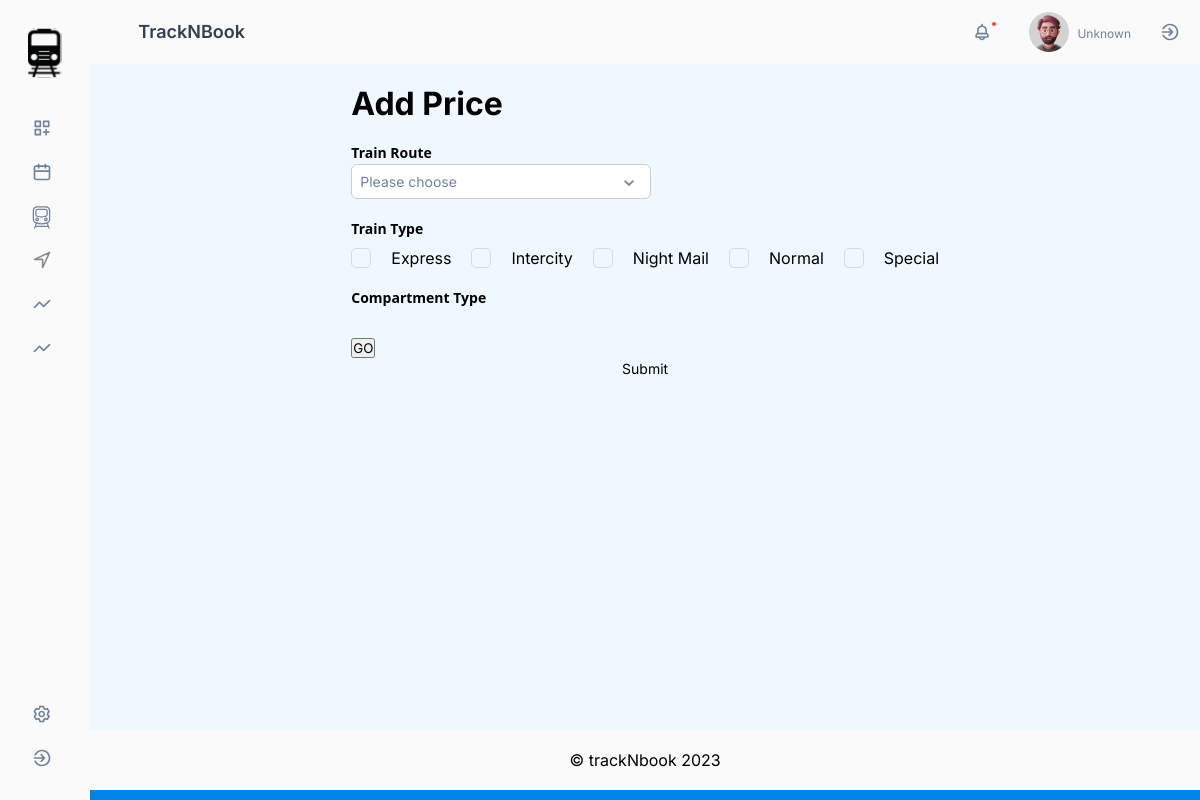
The page /public/fare/add (signed in) on the database its author committed.
### tables this page shows
CREATE TABLE `tbl_train_type` (
  `train_type_id` int(11) NOT NULL,
  `train_type` varchar(20) NOT NULL
);

### private/controllers/Fare.php (called while the page is built, shortened)
<?php
class Fare extends Controller
{
    function index($id = '')
    {
        $route = new Routes();
        $data['routes'] = $route->getRoute();
        $train_type = new TrainTypes();
        $data['train_types'] = $train_type->findAll();
        $compartment_type = new CompartmentTypes();
        $data['compartment_types'] = $compartment_type->findAll();
        $this->view('add.fare', $data);
    }
}

### private/core/app.php (called while the page is built, shortened)
<?php
class App
{
    protected $method = 'index';
    public function __construct()
    {
        $URL = $this->getURL();
        if (file_exists("../private/controllers/" . $URL[0] . ".php" )) {
            unset( $URL[0]);
        }
        $this->controller = new $this->controller();
        $URL = array_values($URL);
        $this->params = $URL;
        call_user_func_array(array($this->controller,$this->method), $this->params);
    }
    private function getURL()
    {
        $url = isset($_GET['url']) ? $_GET['url'] : "home";
        return explode("/",  filter_var(trim($url, "/"), FILTER_SANITIZE_URL));
    }
}
?>

### public/index.php (called while the page is built, shortened)
<?php
$app = new App;
?>

### private/core/database.php (called while the page is built, shortened)
<?php
class Database
{
    protected function connect()
    {
        $string = DBDRIVER . ":host=" . DBHOST . ";dbname=" . DBNAME;
        if (!$con = new PDO($string, DBUSER, DBPASS)) {
            die("database connection faild");
        }
        return $con;
    }
    public function query($query, $data = array(), $data_type = "object")
    {
        try{
            $con = $this->connect();
            $stm = $con->prepare($query);
            if ($stm) {
                $check = $stm->execute($data);
                if ($check) {
                    if ($data_type == "object") {
                        $data = $stm->fetchAll(PDO::FETCH_OBJ);
                    } else {
                        $data = $stm->fetchAll(PDO::FETCH_ASSOC);
                    }
                    if (is_array($data) && count($data) > 0) {
                        return $data;
                    }
                }
            }
        } catch(PDOException $e){
            echo $query;
            die($e->getMessage());
        }
        return false;
    }
}

### private/core/model.php (called while the page is built, shortened)
<?php
class Model extends Database
{
    public function findAll()
    {
        $query = "select * from $this->table ";
        $data = $this->query($query);
        return $data;
    }
}

### private/views/add.fare.view.php (the view, shortened to what this page needs)
<body>
    <div class="column-left">
        <main style="background-color:#EFF8FF;">
            <div class="container">
                <div class="row">
                    <div class="col-8 center-col table profile">
                        <h1>Add Price</h1>
                        <div class="text-inputs">
                            <div class="input-text-label mt-20">Train Route</div>
                            <div class="width-fill" id="">
                            </div>
                        </div>
                        <div class="">
                            <div class="input-text-label mt-20">Train Type</div>
                            <div class="d-flex .flex-row g-20 mt-10" id="trainType">
                                <?php foreach ($data['train_types'] as $key => $value) : ?>
                                    <input type="checkbox" class="checkbox" name="train_type[]" value="<?= $value->train_type_id ?>" id="">
                                    <label for=""><?= $value->train_type ?></label>
                                <?php endforeach; ?>
                            </div>
                        </div>
                        <div class="">
                            <div class="input-text-label mt-20">Compartment Type</div>
                        </div>
                        <div class="mt-20">
                            <button class="btn btn-primary" id="getData">GO</button>
                        </div>
                        <form action="" method="post">
                            <input type="submit" value="Submit" class="btn btn-primary">
                        </form>
                    </div>
                </div>
            </div>
        </main>
    </div>
</body>
</html>

### public/assets/css/styles.css (style rules this page uses)
* { margin: 0; padding: 0; font-family: Inter; }
main { height: -webkit-fill-available; }
:root { --Primary-Blue: #2d68fe; --Primary-Gray: #324054; --Secondary-Gray: #71839b; --Selected-Blue: #cae1ff; --Banner-red: #f00; --Selected-red: #ffd1cf; --White: #fff; --Lightgray: #d3d3d3; --Border-blue: #0085e4; --Background-colour-nav: #fafafae6; --green: #12b76a; --light-green: #bffad7; --dark-green: #027a48; --blue: #0f8eea; --lightgray-font: #646464; }
body { display: flex; min-height: 100vh; }
div.container { padding: 20px; }
.row { display: grid; grid-column: span 12; grid-template-columns: repeat(12, 1fr); }
.col-8 { grid-column: span 8; }
.center-col { justify-self: center; grid-column: 1 / -1; }
div.column-left { display: flex; width: -webkit-fill-available; flex-direction: column; justify-content: space-between; }
.table { max-width: 80%; margin-left: auto; margin-right: auto; }
.text-inputs, .text-inputs * { box-sizing: border-box; }
input { border: none; font-size: 14px; width: -webkit-fill-available; }
.text-inputs { display: flex; flex-direction: column; gap: 2px; align-items: flex-start; justify-content: flex-start; width: -webkit-fill-available; max-width: 300px; position: relative; }
.input-text-label { color: #000000; text-align: left; font: 600 14px "Noto Sans", sans-serif; position: relative; align-self: stretch; }
.checkbox { --primary-color: #1677ff; --secondary-color: #fff; --primary-hover-color: #4096ff; --checkbox-border-color: #d9d9d9; }
.checkbox, .checkbox *, .checkbox *::before, .checkbox *::after { -webkit-box-sizing: border-box; box-sizing: border-box; }
.checkbox { -webkit-appearance: none; -moz-appearance: none; appearance: none; width: 20px; height: 20px; border-radius: 5px; background: var(--white); border: 1px solid var(--checkbox-border-color); -webkit-transition: all 0.3s; -o-transition: all 0.3s; transition: all 0.3s; cursor: pointer; position: relative; }
.checkbox::after { content: ""; position: absolute; top: 0; left: 0; right: 0; bottom: 0; -webkit-box-shadow: 0 0 0 calc(20px / 2.5) var(--Primary-Blue); box-shadow: 0 0 0 calc(20px / 2.5) var(--Primary-Blue); border-radius: inherit; opacity: 0; -webkit-transition: all 0.5s cubic-bezier(0.12, 0.4, 0.29, 1.46); -o-transition: all 0.5s cubic-bezier(0.12, 0.4, 0.29, 1.46); transition: all 0.5s cubic-bezier(0.12, 0.4, 0.29, 1.46); }
.checkbox::before { top: 40%; left: 50%; content: ""; position: absolute; width: 4px; height: 7px; border-right: 2px solid var(--White); border-bottom: 2px solid var(--White); -webkit-transform: translate(-50%, -50%) rotate(45deg) scale(0); -ms-transform: translate(-50%, -50%) rotate(45deg) scale(0); transform: translate(-50%, -50%) rotate(45deg) scale(0); opacity: 0; -webkit-transition: all 0.1s cubic-bezier(0.71, -0.46, 0.88, 0.6), opacity 0.1s; -o-transition: all 0.1s cubic-bezier(0.71, -0.46, 0.88, 0.6), opacity 0.1s; transition: all 0.1s cubic-bezier(0.71, -0.46, 0.88, 0.6), opacity 0.1s; }
.d-flex { display: flex; }

### public/assets/css/ravien.css (style rules this page uses)
.mt-10 { margin-top: 10px; }
.mt-20 { margin-top: 20px; }
.g-20 { gap: 20px; }
.width-fill { width: 100%; }
input[type=submit] { background: transparent; }

### public/assets/css/iflal.css (style rules this page uses)
:root { --textgray: rgba(128, 129, 145, 1); --textdark: rgba(27, 29, 33, 1); --bgwhite-100: rgba(255, 255, 255, 1); --secondary-medium-font-family: "Inter-Medium", Helvetica; --secondary-medium-font-weight: 500; --secondary-medium-font-size: 12px; --secondary-medium-letter-spacing: 0px; --secondary-medium-line-height: 20px; --secondary-medium-font-style: normal; --headline-h4-font-family: "Poppins-Medium", Helvetica; --headline-h4-font-weight: 500; --headline-h4-font-size: 32px; --headline-h4-letter-spacing: -0.5px; --headline-h4-line-height: normal; --headline-h4-font-style: normal; --collection-1-primary-blue: rgba(33, 133, 213, 1); --collection-1-background-fade: rgba(71, 178, 255, 0.15); --collection-1-seat: rgba(33, 133, 213, 0); --w-background: rgba(255, 255, 255, 1); }

### public/assets/css/achchu.css (style rules this page uses)
:root { --collection-1-primary-blue: rgba(33, 133, 213, 1); --collection-1-background-fade: rgba(71, 178, 255, 0.15); --collection-1-seat: rgba(33, 133, 213, 0); }

### rows shown on the page
tbl_train_type: train_type "Express"
tbl_train_type: train_type "Intercity"
tbl_train_type: train_type "Night Mail"
tbl_train_type: train_type "Normal"
tbl_train_type: train_type "Special"

### other values the page prints
Auth::getUser_type() "Unknown"
